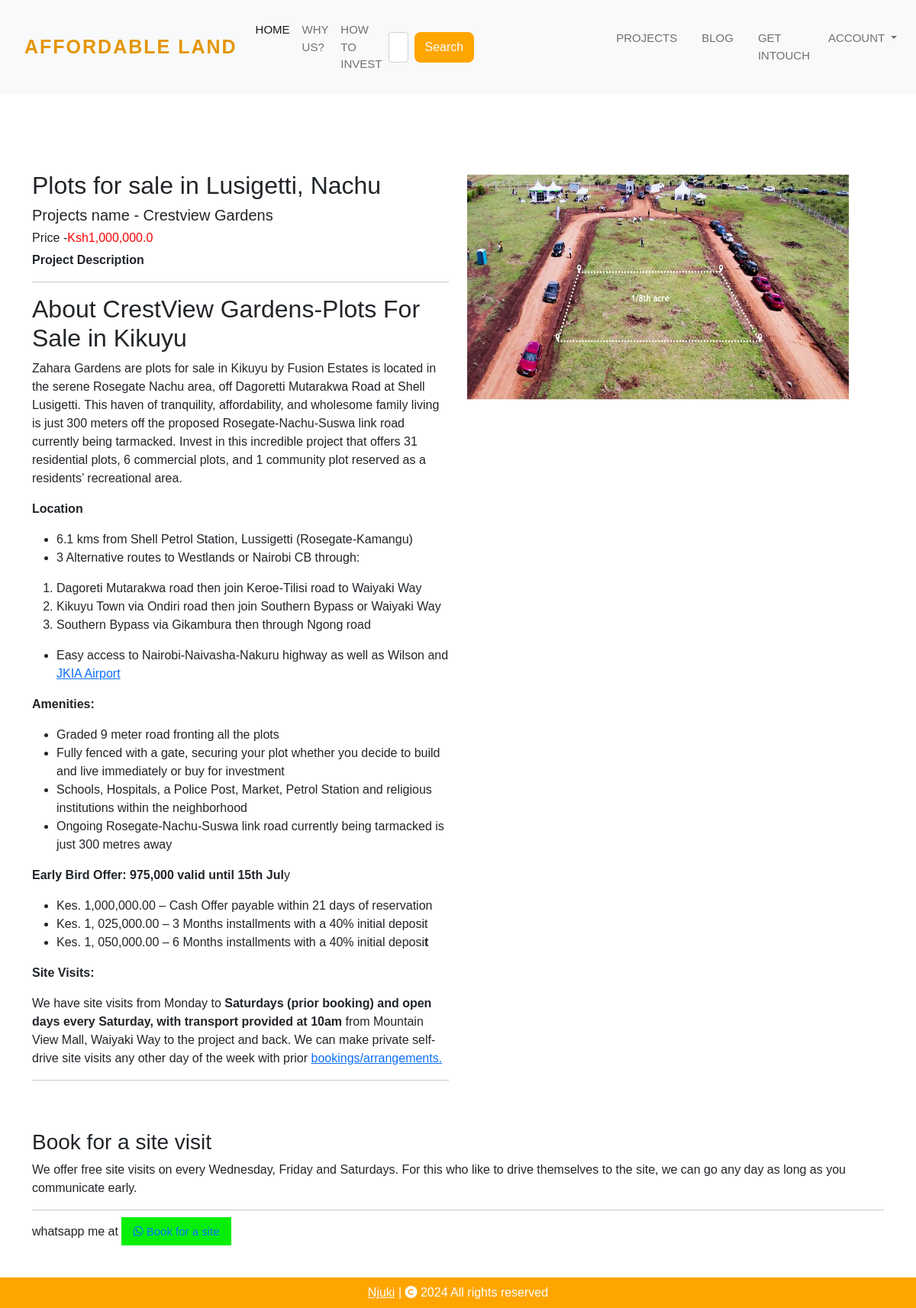
Page /about-project/1 on the committed database.
### LandingPage/models.py (models this page shows, shortened)
class LoadProject(db.Model, UserMixin):
    id = db.Column(db.Integer, primary_key=True)
    title = db.Column(db.String(100), nullable=False)
    location = db.Column(db.String(100), nullable=False)
    price = db.Column(db.Float, nullable=False)
    project_image = db.Column(db.String(500), nullable=False)
    project_video = db.Column(db.String(500), nullable=False)
    about_project = db.Column(db.Text, nullable=False)
    display_project = db.Column(db.Boolean, nullable=False)
    date_added = db.Column(db.DateTime, default=datetime.utcnow)

### LandingPage/views.py (the view)
@views.route('/about-project/<int:id>')
def about_project(id):
    project = LoadProject.query.get(id)
    from markupsafe import Markup
    description = Markup(project.about_project)
    project.about_project = description
    return render_template('about_project.html', project=project)

### LandingPage/templates/about_project.html (shortened to what this page needs)
{% extends 'base.html' %}
{% block body %}
<div class="container" style="margin-top: 100px;">
    <div class="row">
        <div class="col-md-6 col-sm-12">
            <h2>Plots for sale in {{project.location}}</h2>
            <h5>Projects name - {{ project.title}}</h5>
            <h6>Price -<span style="color: red;">Ksh{{ "{:,}".format(project.price) }}</span></h6>
            <div>
                <strong>Project Description</strong><br>
                <hr>
                {{ project.about_project }}
                <hr>
            </div>
        </div>
        <div class="col-md-6 col-sm-12">
            <img src="../../{{ project.project_image }}" alt="" style="width: 500px; height: 300px;">
            <div  class="embed-responsive embed-responsive-16by9">
                <video autoplay loop class="embed-responsive-item" style="height: 500px; width: 500px;">
                    <source src="../../{{project.project_video}}">
                </video>
            </div>
        </div>
    </div>
    <div class="row mt-5">
        <div class="col-sm-12">
            <h3>Book for a site visit</h3>
            <div>
                We offer free site visits on every Wednesday, Friday and Saturdays. For this who like to drive themselves to the site,
                we can go any day as long as you communicate early. <hr>
                whatsapp me at <a href="https://api.whatsapp.com/send?phone=254705203169&text=Hello!%20Aernest%20I%20am%20interested%20in%20Investing%20in%20real%20estate%20.%20.%20.%20" class="animate__animated animate__fadeInUp" style="background: rgb(7, 238, 7); text-decoration: none; padding: 10px 15px; font-size: 15px;">
                    <i class="fa-brands fa-whatsapp"></i> Book for a site
                </a>
            </div>
        </div>
    </div>
</div>
{% endblock %}

### LandingPage/static/css/style.css (style rules this page uses)
* { padding: 0; margin: 0; box-sizing: border-box; font-family: 'Trebuchet MS', 'Lucida Sans Unicode', 'Lucida Grande', 'Lucida Sans', Arial, sans-serif; }

### rows in the picture
LoadProject: location "Lusigetti, Nachu", title "Crestview Gardens", price "1,000,000.0", about_project "About CrestView Gardens-Plots For Sale in Kikuyu Zahara Gardens are plots for sale in Kikuyu by Fusion Estates is located in the serene Rosegate Nachu area, off Dagoretti Mutarakwa Road at Shell Lusigetti. This haven of tranquility, affordability, and wholesome family living is just 300 meters off the proposed Rosegate-Nachu-Suswa link road currently being tarmacked. Invest in this incredible project that offers 31 residential plots, 6 commercial plots, and 1 community plot reserved as a residents’ recreational area. Location 6.1 kms from Shell Petrol Station, Lussigetti (Rosegate-Kamangu) 3 Alternative routes to Westlands or Nairobi CB through: Dagoreti Mutarakwa road then join…", project_image (picture)
